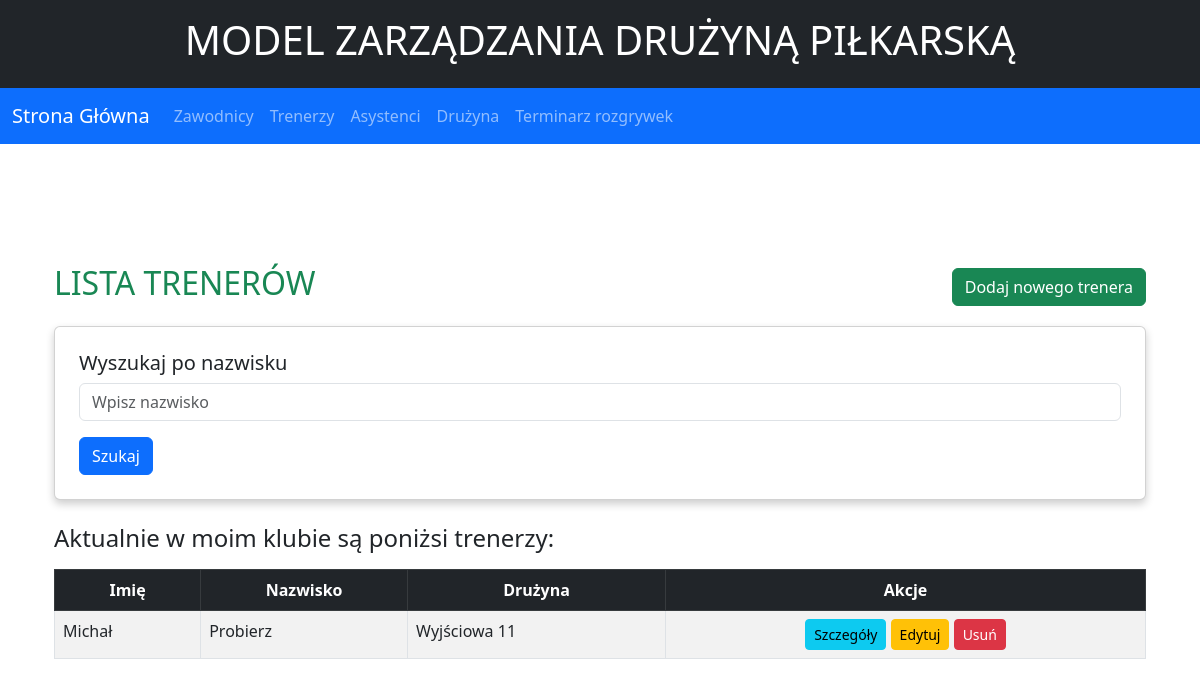
Screenshot of /coach with the database file from the repository.
### Legia/models.py (models this page shows, shortened)
class Coach(models.Model):
    firstname = models.CharField(max_length=50)
    lastname = models.CharField(max_length=50)
    birth = models.DateField()
    gender = models.CharField(max_length=100, choices=PLEC, null = True)
    signing_date = models.DateTimeField(auto_now_add=True)
    team = models.ForeignKey(Team, null=True, blank=True, on_delete=models.SET_NULL)

class Team(models.Model):
    name = models.CharField(max_length=100, choices=TEAMS)
    capacity = models.PositiveBigIntegerField(null = True)

### Legia/views.py (the view)
# urls.py: path('coach', views.coach_list, name='coach-list'),
def coach_list(request):
    coachs = Coach.objects.filter(lastname__icontains=request.POST['phrase']) if request.method == 'POST' else Coach.objects.all()
    return render(request, "Legia/coach/list.html", {'coachs': coachs})

### Legia/templates/Legia/coach/list.html (shortened to what this page needs)
{% extends "Legia/base.html" %}
{% block content %}
<div class="container mt-4">
    <div class="d-flex justify-content-between align-items-center mb-3">
        <h2 class="text-success">LISTA TRENERÓW</h2>
        <a href="{% url 'coach-create' %}" class="btn btn-success">Dodaj nowego trenera</a>
    </div>
    <div class="card p-4 mb-4">
        <h5 class="card-title">Wyszukaj po nazwisku</h5>
        <form action="" method="post">
            <div class=a"form-group me-2">
                <input type="text" name="phrase" class="form-control" placeholder="Wpisz nazwisko">
            </div>
            <button type="submit" class="btn btn-primary">Szukaj</button>
        </form>
    </div>
    <h4 class="mb-3">Aktualnie w moim klubie są poniżsi trenerzy:</h4>
    <div class="table-responsive">
        <table class="table table-striped table-bordered">
            <thead class="table-dark">
                <tr align="center">
                    <th>Imię</th>
                    <th>Nazwisko</th>
                    <th>Drużyna</th>
                    <th>Akcje</th>
                </tr>
            </thead>
            <tbody>
                {% for coach in coachs %}
                <tr>
                    <td>{{ coach.firstname }}</td>
                    <td>{{ coach.lastname }}</td>
                    <td>{{ coach.team.name }}</td>
                    <td align="center">
                        <a href="{% url 'coach-detail' coach.id %}" class="btn btn-info btn-sm">Szczegóły</a>
                        <a href="{% url 'coach-update' coach.id %}" class="btn btn-warning btn-sm">Edytuj</a>
                        <a href="{% url 'coach-delete' coach.id %}" class="btn btn-danger btn-sm">Usuń</a>
                    </td>
                </tr>
                {% endfor %}
            </tbody>
        </table>
    </div>
</div>
{% endblock %}

### Legia/static/css/Legia.css (style rules this page uses)
:root { --green: #1b612b; --red: #aa1625; --white: #ffffff; --black: #222427; }
body { font-family: Arial, sans-serif; background-color: #434343; }
a { color: var(--green); text-decoration: none; }
h1, h2, h3 { color: var(--black); }
.container { margin-top: 30px; }
.card { box-shadow: 0 4px 8px rgba(0, 0, 0, 0.2); border-radius: 10px; }

### rows the page displays
Coach: firstname "Michał", lastname "Probierz", team.name "Wyjściowa 11"
